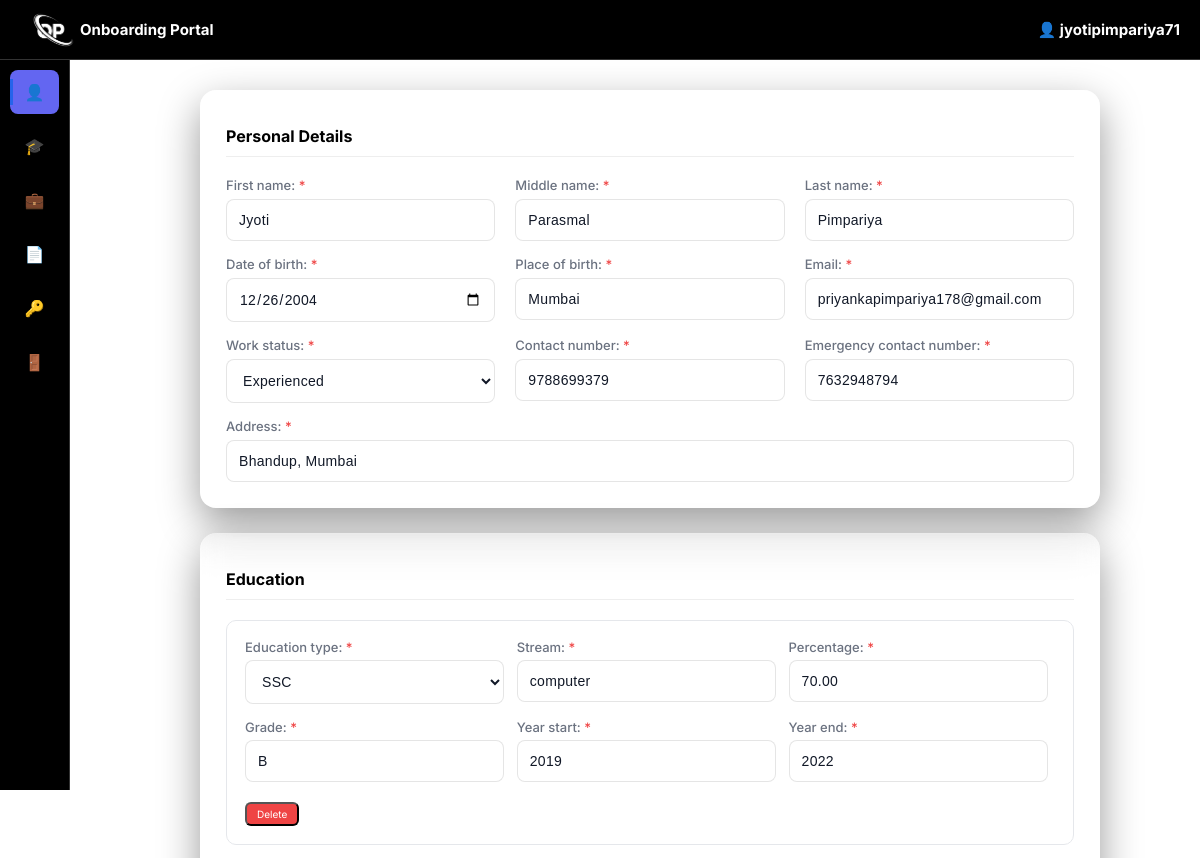
The page /onboarding/form/51238dfaf08e4d75ae4ce58764d2b44f/ (signed in, upper part) on the database as committed earlier.
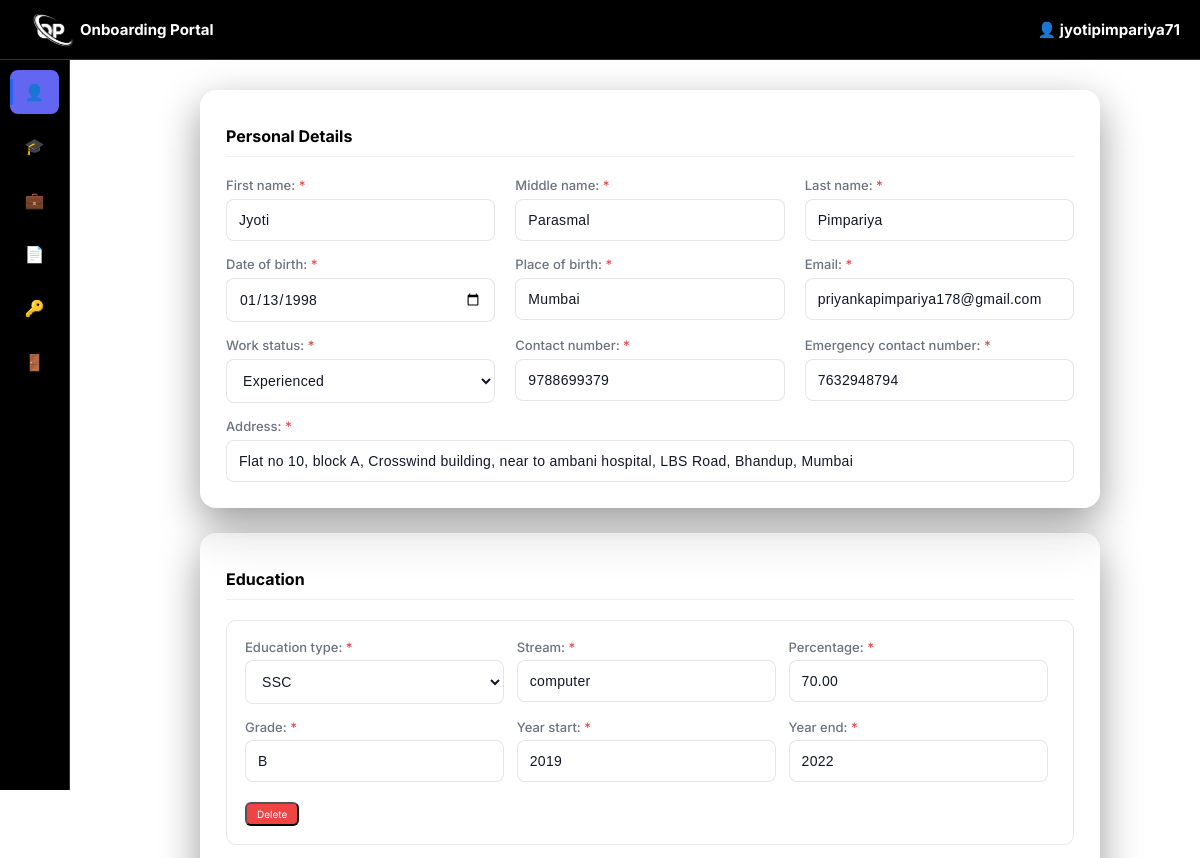
The same page on the database as committed later.
### onboarding/models.py (models this page shows, shortened)
class Candidate(models.Model):
    first_name = models.CharField(max_length=50)
    middle_name = models.CharField(max_length=50, blank=True)
    last_name = models.CharField(max_length=50)
    date_of_birth = models.DateField(null=True, blank=True)
    place_of_birth = models.CharField(max_length=100, blank=True)
    email = models.EmailField(unique=True)
    address = models.CharField(max_length=100, blank=True)
    contact_number = models.CharField(max_length=15)
    username = models.CharField(max_length=100, unique=True, null=True, blank=True)
    password = models.CharField(max_length=100, blank=True)
    emergency_contact_number = models.CharField(max_length=15, blank=True)
    WORK_STATUS = [
        ('FRESHER', 'Fresher'),
        ('EXPERIENCED', 'Experienced'),
    ]
    work_status = models.CharField(max_length=15, choices=WORK_STATUS, default='FRESHER')
    is_submitted = models.BooleanField(default=False)
    token = models.CharField(max_length=32, default=uuid.uuid4().hex, editable=False, unique=True)
    created_at = models.DateTimeField(auto_now_add=True)

### onboarding/views.py (the view)
# urls.py: path('onboarding/form/<str:token>/', views.onboarding_form, name='onboarding_form'),
def onboarding_form(request, token):
    candidate = get_object_or_404(Candidate, token=token)
    if request.session.get('candidate_id') != candidate.id:
        return redirect('login_view', token=token)
    if candidate.is_submitted:
        return render(request, 'onboarding/already_submitted.html', {'candidate': candidate})
    EducationFormSet = inlineformset_factory(
        Candidate,
        Education,
        form=EducationForm,
        extra=0,
        can_delete=True
    )
    WorkExperienceFormSet = inlineformset_factory(
        Candidate,
        WorkExperience,
        form=WorkExperienceForm,
        extra=0,
        can_delete=True
    )
    DocumentFormSet = modelformset_factory(
        Document,
        form=DocumentForm,
        extra=0,
        can_delete=True
    )
    if request.method == 'POST':
        is_submit = 'submit' in request.POST
        form = CandidateForm(request.POST, instance=candidate, is_submit=is_submit)
        edu_formset = EducationFormSet(
            request.POST,
            instance=candidate,
            prefix='education'
        )
        work_formset = WorkExperienceFormSet(
            request.POST,
            instance=candidate,
            prefix='work'
        )
        doc_formset = DocumentFormSet(
            request.POST,
            request.FILES,
            queryset=Document.objects.filter(candidate=candidate),
            prefix='document'
        )
        if not is_submit:
            form.save()
            edu_formset.save()
            work_formset.save()
            doc_formset.save()
            messages.success(request, "Draft saved successfully")
            return redirect('onboarding_form', token=candidate.token)
        else:
            if form.is_valid() and edu_formset.is_valid() and work_formset.is_valid() and doc_formset.is_valid():
                education_types = []
                for edu in edu_formset.cleaned_data:
                    if edu and not edu.get('DELETE', False):
                        education_types.append(edu.get('education_type'))
                missing_education = []
                if 'SSC' not in education_types:
                    missing_education.append("SSC")
                if 'HSC' not in education_types:
                    missing_education.append("HSC")
                if 'BACHELOR' not in education_types:
                    missing_education.append("Bachelor")
                if missing_education:
                    edu_formset._non_form_errors = edu_formset.error_class([
                        f"Please add education details for: {', '.join(missing_education)}"
                    ])
                    return render(request, 'onboarding/form.html', {
                        'form': form,
                        'edu_formset': edu_formset,
                        'work_formset': work_formset,
                        'doc_formset': doc_formset,
                        'candidate': candidate
                    })
                doc_types = []
                for doc in doc_formset.cleaned_data:
                    if doc and not doc.get('DELETE', False):
                        doc_types.append(doc.get('document_type'))
                missing_docs = []
                if 'EDUCATION' not in doc_types:
                    missing_docs.append("Education Certificate")
                if 'ID_PROOF' not in doc_types:
                    missing_docs.append("ID Proof")
                if 'PHOTO' not in doc_types:
                    missing_docs.append("Photo")
                if missing_docs:
                    doc_formset._non_form_errors = doc_formset.error_class([
                        f"Please upload required documents: {', '.join(missing_docs)}"
                    ])
                    return render(request, 'onboarding/form.html', {
                        'form': form,
                        'edu_formset': edu_formset,
                        'work_formset': work_formset,
                        'doc_formset': doc_formset,
                        'candidate': candidate
                    })
                if form.cleaned_data.get('work_status') == 'EXPERIENCED':
                    has_experience = False
                    for work in work_formset.cleaned_data:
                        if work and not work.get('DELETE', False):
                            has_experience = True
                    if not has_experience:
                        work_formset._non_form_errors = work_formset.error_class([
                            "Please add your work experience details."
                        ])
                        return render(request, 'onboarding/form.html', {
                            'form': form,
                            'edu_formset': edu_formset,
                            'work_formset': work_formset,
                            'doc_formset': doc_formset,
                            'candidate': candidate
                        })
                    if 'WORK' not in doc_types:
                        doc_formset._non_form_errors = doc_formset.error_class([
                            "Please upload work experience certificate."
                        ])
                        return render(request, 'onboarding/form.html', {
                            'form': form,
                            'edu_formset': edu_formset,
                            'work_formset': work_formset,
                            'doc_formset': doc_formset,
                            'candidate': candidate
                        })
                with transaction.atomic():
                    cand = form.save(commit=False)
                    cand.is_submitted = True
                    cand.save()
                    edu_instances = edu_formset.save(commit=False)
                    for obj in edu_formset.deleted_objects:
                        obj.delete()
                    for edu in edu_instances:
                        edu.candidate = cand
                        edu.save()
                    work_instances = work_formset.save(commit=False)
                    for obj in work_formset.deleted_objects:
                        obj.delete()
                    for work in work_instances:
                        work.candidate = cand
                        work.save()
                    doc_instances = doc_formset.save(commit=False)
                    for obj in doc_formset.deleted_objects:
                        obj.delete()
                    for doc in doc_instances:
                        doc.candidate = cand
                        doc.save()
                messages.success(request, "Form submitted successfully")
                return redirect('onboarding_form', token=candidate.token)
    else:
        form = CandidateForm(instance=candidate)
        edu_formset = EducationFormSet(
            instance=candidate,
            prefix='education'
        )
        work_formset = WorkExperienceFormSet(
            instance=candidate,
            prefix='work'
        )
        doc_formset = DocumentFormSet(
            queryset=Document.objects.filter(candidate=candidate),
            prefix='document'
        )
    return render(request, 'onboarding/form.html', {
        'form': form,
        'edu_formset': edu_formset,
        'work_formset': work_formset,
        'doc_formset': doc_formset,
        'candidate': candidate
    })

### onboarding/templates/onboarding/form.html (shortened to what this page needs)
<!DOCTYPE html>
<html lang="en">
{% load static %}
<head>
    <link rel="stylesheet" href="{% static 'onboarding/styles.css' %}">
</head>
<body>
<div class="top-header">
    <div class="left">
        <img src="{% static 'onboarding/img_2.png' %}" class="logo">
        <span class="portal-name">Onboarding Portal</span>
    </div>
    <div class="right">
        <span class="username">
            👤 {{ candidate.username }}
        </span>
    </div>
</div>
<div class="sidebar" id="sidebar">
    <ul class="menu">
        <li>
            <a href="#personal-section" class="nav-link active" data-title="Personal">
                <span class="icon">👤</span>
            </a>
        </li>
        <li>
            <a href="#education-section" class="nav-link" data-title="Education">
                <span class="icon">🎓</span>
            </a>
        </li>
        <li>
            <a href="#work-section" class="nav-link" data-title="Work">
                <span class="icon">💼</span>
            </a>
        </li>
        <li>
            <a href="#document-section" class="nav-link" data-title="Documents">
                <span class="icon">📄</span>
            </a>
        </li>
        <li>
            <a href="{% url 'change_password' token=candidate.token %}" data-title="Change Password">
                <span class="icon">🔑</span>
            </a>
        </li>
        <li>
            <a href="{% url 'logout_view' token=candidate.token %}" data-title="Logout">
                <span class="icon">🚪</span>
            </a>
        </li>
    </ul>
</div>
<div class="main">
    <div class="form-container">
    <form method="post" enctype="multipart/form-data">
        <div class="card section" id="personal-section">
            <h3>Personal Details</h3>
            <div class="form-grid">
                <div class="row">
                    <div class="field">{{ form.first_name.label_tag }} {{ form.first_name }}</div>
                    <div class="field">{{ form.middle_name.label_tag }} {{ form.middle_name }}</div>
                    <div class="field">{{ form.last_name.label_tag }} {{ form.last_name }}</div>
                </div>
                <div class="row">
                    <div class="field">{{ form.date_of_birth.label_tag }} {{ form.date_of_birth }}</div>
                    <div class="field">{{ form.place_of_birth.label_tag }} {{ form.place_of_birth }}</div>
                    <div class="field">{{ form.email.label_tag }} {{ form.email }}</div>
                </div>
                <div class="row">
                    <div class="field">{{ form.work_status.label_tag }} {{ form.work_status }}</div>
                    <div class="field">{{ form.contact_number.label_tag }} {{ form.contact_number }}</div>
                    <div class="field">{{ form.emergency_contact_number.label_tag }} {{ form.emergency_contact_number }}</div>
                </div>
                <div class="row">
                    <div class="field full">{{ form.address.label_tag }} {{ form.address }}</div>
                </div>
            </div>
        </div>
        <div class="card section" id="education-section">
            <h3>Education</h3>
            <div id="edu-container">
                {% for form in edu_formset %}
                <div class="form-row">
                    {{ form.as_p }}
                    <button type="button" class="btn-delete" onclick="deleteRow(this,'education')">Delete</button>
                </div>
                {% endfor %}
            </div>
        </div>
    </form>
</body>
</html>

Rows that differ between the two databases and show on the page:
changed Candidate "jyotipimpariya71": date_of_birth "12/26/2004" → "01/13/1998"; address "Bhandup, Mumbai" → "Flat no 10, block A, Crosswind building, near to ambani hospital, LBS Road, Bhandup, Mumbai"
